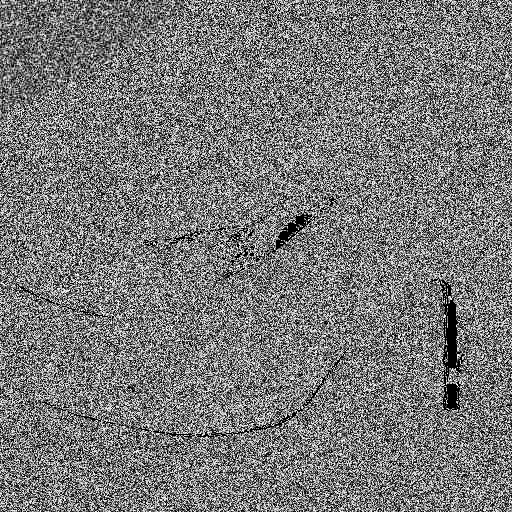
#> input picture toys/python/2d/images_as_values/output/multi/shoes_by_noise_element.jpg, 512 x 512 px
$ python op.py
#> lines starting #> are read from the running program, lines starting #| are printed output that depends on the picture
# Treat the raw image pixels as symbols


import numpy as np
import cv2

# bind(shoes, noise)
img_shoes_by_noise = cv2.imread('../output/multi/shoes_by_noise_element.jpg', cv2.IMREAD_GRAYSCALE)
#> img_shoes_by_noise is the input picture: shape (512, 512); min 0, max 255, mean 120.9

# bind(pen, noise)
img_pen_by_noise = cv2.imread('../output/multi/pen_by_noise_element.jpg', cv2.IMREAD_GRAYSCALE)
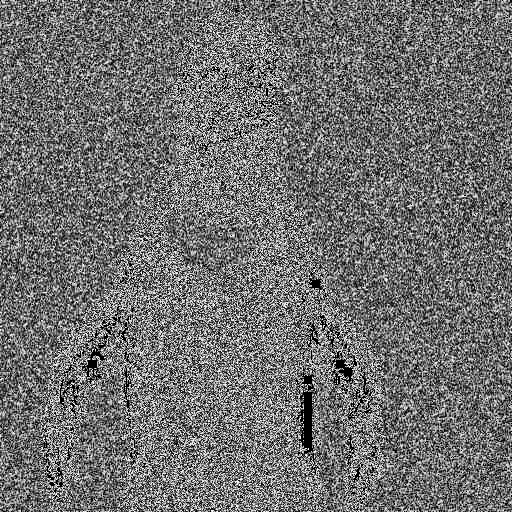
#> input picture toys/python/2d/images_as_values/output/multi/pen_by_noise_element.jpg, 512 x 512 px
#> img_pen_by_noise is the input picture: shape (512, 512); min 0, max 255, mean 111.8

# noise
img_noise = cv2.imread('../images/noise.jpg', cv2.IMREAD_GRAYSCALE)
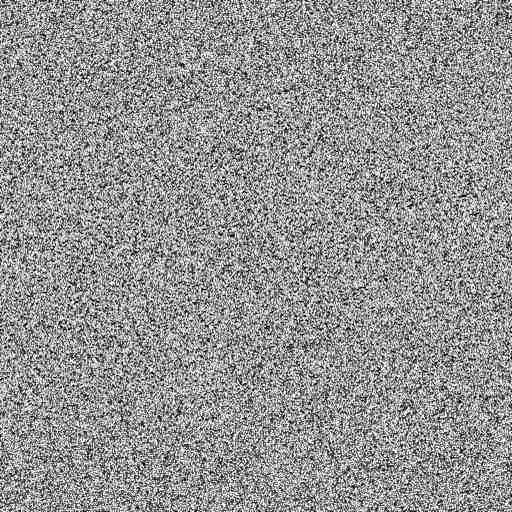
#> input picture toys/python/2d/images_as_values/images/noise.jpg, 512 x 512 px
#> img_noise is the input picture: shape (512, 512); min 0, max 255, mean 148.1


# bundle(bind(shoes, noise), bind(pen, noise))
sum = img_shoes_by_noise + img_pen_by_noise
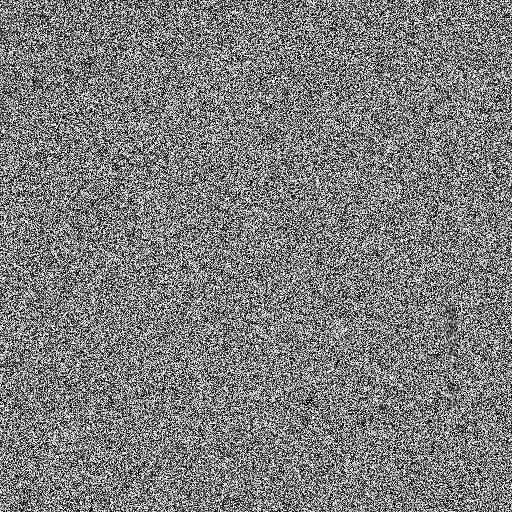
#> sum: shape (512, 512); min 0, max 255, mean 124.7
cv2.imwrite('./bundle.jpg', sum)

# [10 lines of commented-out code are left out]

r = sum / img_pen_by_noise
cv2.imwrite(f'./unbound_pen.jpg', r)
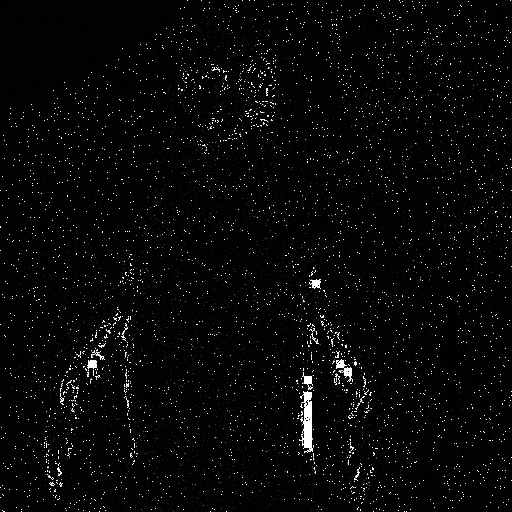
#> saved as unbound_pen.jpg: shape (512, 512); min 0, max 255, mean 7.4

r = sum / img_shoes_by_noise
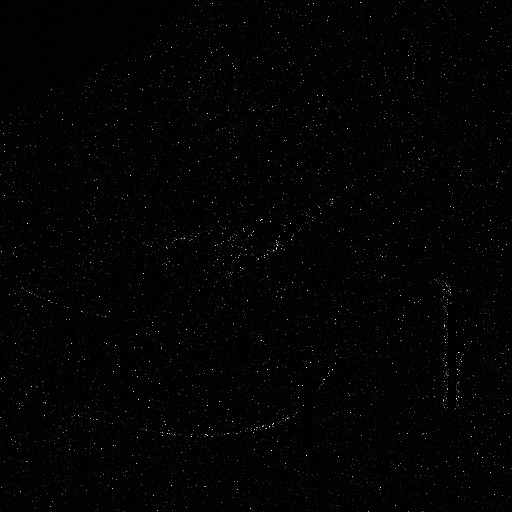
#> r: shape (512, 512) float64; 2.28% of the values are NaN or infinite; the others: min 0, max 255, mean 3.08; drawn with min black, max white, NaN and infinite black
cv2.imwrite(f'./unbound_shoes.jpg', r)
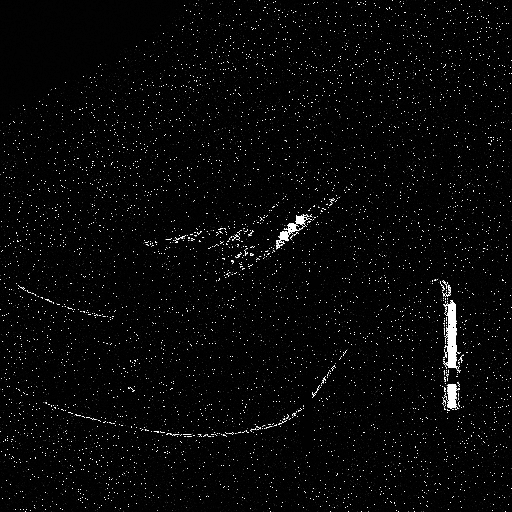
#> saved as unbound_shoes.jpg: shape (512, 512); min 0, max 255, mean 8.1

# What's going on here?
# Visually we see artifacts of both pen and shoes in
#  even exponents but not odd ones.
#  Try changing 10 to 128 and comparing recovered images
for exp in range(10):
  r = sum / (img_noise ** exp)
  cv2.imwrite(f'./recovered/{exp:03d}.jpg', r)
#> this loop made 10 passes
#> pass 3, `r = sum / (img_noise ** exp)`:
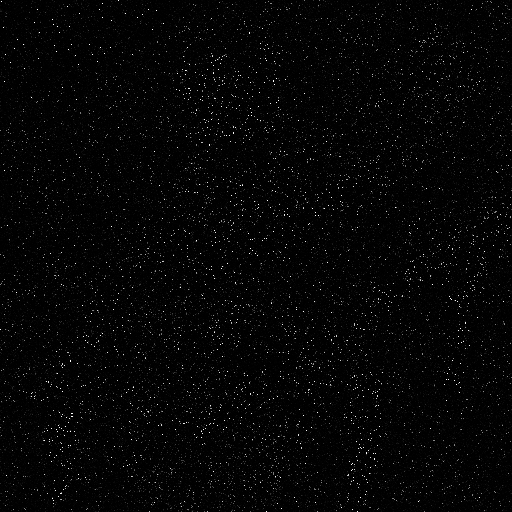
#> r: shape (512, 512) float64; 6.47% of the values are NaN or infinite; the others: min 0, max 255, mean 5.84; drawn with min black, max white, NaN and infinite black
